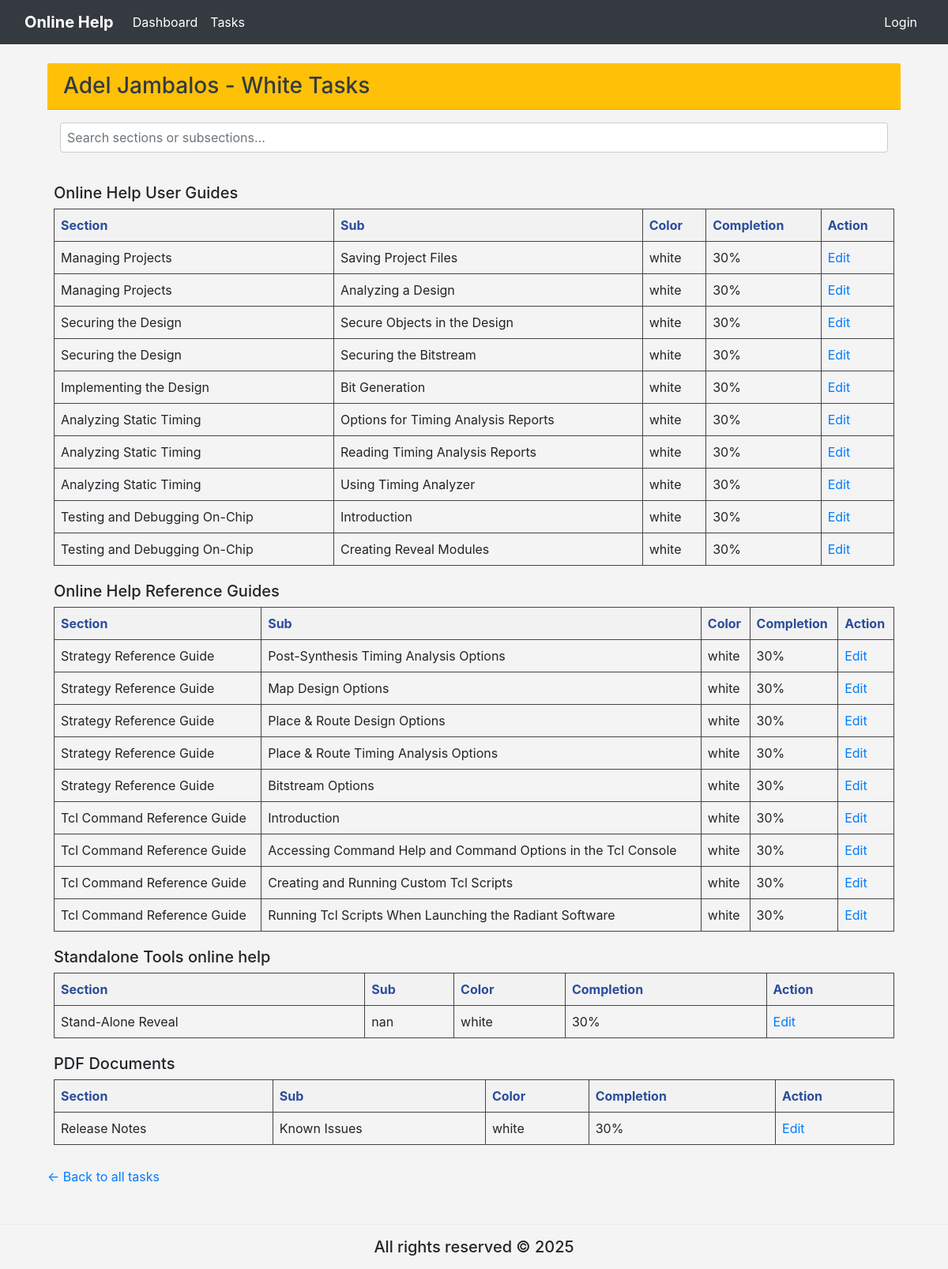
The page /online_help/home_test/per_user_test/4/color/white/ on the database its author committed.
### online_help/models.py (models this page shows, shortened)
class Writers(models.Model):
    writer_name = models.CharField(max_length=255)

class Task(models.Model):
    document = models.CharField(max_length=255)
    section = models.CharField(max_length=255)
    sub_section = models.CharField(max_length=255)
    comments = models.TextField()
    SME = models.CharField(max_length=255)
    color = models.CharField(max_length=50)
    completion = models.CharField(max_length=100, default='0%')
    created_at = models.DateTimeField(auto_now_add=True)  # Add this line

class TaskWriter(models.Model):
    task = models.ForeignKey(Task, on_delete=models.CASCADE)
    writer = models.ForeignKey(Writers, on_delete=models.CASCADE)
    class Meta:
        unique_together = ('task', 'writer')

### online_help/views.py (the view)
# urls.py: path('home_test/per_user_test/<int:writer_pk>/color/<str:color>/', views.tasks_by_color, name='tasks_by_color'),
def tasks_by_color(request, writer_pk, color):
    writer = get_object_or_404(Writers, pk=writer_pk)
    tasks = TaskWriter.objects.filter(writer=writer, task__color=color).select_related('task')
    return render(request, 'online_help/tasks_by_color.html', {
        'writer': writer,
        'color': color,
        'tasks': tasks,
    })

### online_help/templates/online_help/tasks_by_color.html (shortened to what this page needs)
{% extends "online_help/base.html" %}
{% block content %}
{% load static %}
<link rel="stylesheet" href="https://stackpath.bootstrapcdn.com/bootstrap/4.5.2/css/bootstrap.min.css">
<link rel="stylesheet" href="{% static 'css/per_user.css' %}">
<div class="col-md-12">
    <div class="card-header bg-warning text-dark d-flex justify-content-between align-items-center">
        <h3 class="m-0">{{ writer.writer_name }} - {{ color|title }} Tasks</h3>
    </div>
    <div class="p-3" style="position: sticky; top: 30px; z-index: 1000;">
        <input type="text" id="searchInput" class="form-control" placeholder="Search sections or subsections..." onkeyup="filterContent()">
    </div>
    <div class="p-2">
        {% regroup tasks by task.document as grouped_tasks %}
        {% for group in grouped_tasks %}
            <h5>{{ group.grouper }}</h5>
            <table style="width: 100%; border-collapse: collapse; margin-bottom: 20px; border: 1px solid #444;">
                <thead style="color: #2a4d9b; background-color: #f2f2f2;">
                    <tr>
                        <th style="border: 1px solid #444; padding: 8px; text-align: left;">Section</th>
                        <th style="border: 1px solid #444; padding: 8px; text-align: left;">Sub</th>
                        <th style="border: 1px solid #444; padding: 8px; text-align: left;">Color</th>
                        <th style="border: 1px solid #444; padding: 8px; text-align: left;">Completion</th>
                        <th style="border: 1px solid #444; padding: 8px; text-align: left;">Action</th>
                    </tr>
                </thead>
                <tbody>
                    {% for taskwriter in group.list %}
                    <tr>
                        <td style="border: 1px solid #444; padding: 8px;">{{ taskwriter.task.section }}</td>
                        <td style="border: 1px solid #444; padding: 8px;">
                            <a href="{% url 'online_help:per_subsection_test' writer.pk taskwriter.task.pk %}" class="hover-link">
                                {{ taskwriter.task.sub_section }}
                            </a>
                        </td>
                        <td style="border: 1px solid #444; padding: 8px;">{{ taskwriter.task.color }}</td>
                        <td style="border: 1px solid #444; padding: 8px;">{{ taskwriter.task.completion }}</td>
                        <td style="border: 1px solid #444; padding: 8px;">
                            <a href="{% url 'online_help:per_user_edit_test' writer.pk taskwriter.task.pk %}">Edit</a>
                        </td>
                    </tr>
                    {% endfor %}
                </tbody>
            </table>
        {% endfor %}
    </div>
    <p><a href="{% url 'online_help:per_user_test' writer.pk %}">← Back to all tasks</a></p>
</div>
{% endblock %}

### online_help/static/css/base.css (style rules this page uses)
body { background-color: #f4f4f4 !important; font-family: Arial, sans-serif; }

### online_help/static/css/per_user.css (style rules this page uses)
.hover-link { color: inherit; text-decoration: none; }
#searchInput { margin-bottom: 15px; padding: 8px; width: 100%; border: 1px solid #ccc; border-radius: 4px; }

### rows shown on the page
Writers: writer_name "Adel Jambalos"
Task: grouper "Online Help User Guides"
TaskWriter: task.section "Managing Projects", task.sub_section "Saving Project Files", task.color "white", task.completion "30%"
TaskWriter: task.section "Managing Projects", task.sub_section "Analyzing a Design", task.color "white", task.completion "30%"
TaskWriter: task.section "Securing the Design", task.sub_section "Secure Objects in the Design", task.color "white", task.completion "30%"
TaskWriter: task.section "Securing the Design", task.sub_section "Securing the Bitstream", task.color "white", task.completion "30%"
TaskWriter: task.section "Implementing the Design", task.sub_section "Bit Generation", task.color "white", task.completion "30%"
TaskWriter: task.section "Analyzing Static Timing", task.sub_section "Options for Timing Analysis Reports", task.color "white", task.completion "30%"
TaskWriter: task.section "Analyzing Static Timing", task.sub_section "Reading Timing Analysis Reports", task.color "white", task.completion "30%"
TaskWriter: task.section "Analyzing Static Timing", task.sub_section "Using Timing Analyzer", task.color "white", task.completion "30%"
TaskWriter: task.section "Testing and Debugging On-Chip", task.sub_section "Introduction", task.color "white", task.completion "30%"
TaskWriter: task.section "Testing and Debugging On-Chip", task.sub_section "Creating Reveal Modules", task.color "white", task.completion "30%"
Task: grouper "Online Help Reference Guides"
TaskWriter: task.section "Strategy Reference Guide", task.sub_section "Post-Synthesis Timing Analysis Options", task.color "white", task.completion "30%"
TaskWriter: task.section "Strategy Reference Guide", task.sub_section "Map Design Options", task.color "white", task.completion "30%"
TaskWriter: task.section "Strategy Reference Guide", task.sub_section "Place & Route Design Options", task.color "white", task.completion "30%"
TaskWriter: task.section "Strategy Reference Guide", task.sub_section "Place & Route Timing Analysis Options", task.color "white", task.completion "30%"
TaskWriter: task.section "Strategy Reference Guide", task.sub_section "Bitstream Options", task.color "white", task.completion "30%"
TaskWriter: task.section "Tcl Command Reference Guide", task.sub_section "Introduction", task.color "white", task.completion "30%"
TaskWriter: task.section "Tcl Command Reference Guide", task.sub_section "Accessing Command Help and Command Options in the Tcl Console", task.color "white", task.completion "30%"
TaskWriter: task.section "Tcl Command Reference Guide", task.sub_section "Creating and Running Custom Tcl Scripts", task.color "white", task.completion "30%"
TaskWriter: task.section "Tcl Command Reference Guide", task.sub_section "Running Tcl Scripts When Launching the Radiant Software", task.color "white", task.completion "30%"
Task: grouper "Standalone Tools online help"
TaskWriter: task.section "Stand-Alone Reveal", task.sub_section "nan", task.color "white", task.completion "30%"
Task: grouper "PDF Documents"
TaskWriter: task.section "Release Notes", task.sub_section "Known Issues", task.color "white", task.completion "30%"

### other values the page prints
{{ color|title }} "White"
